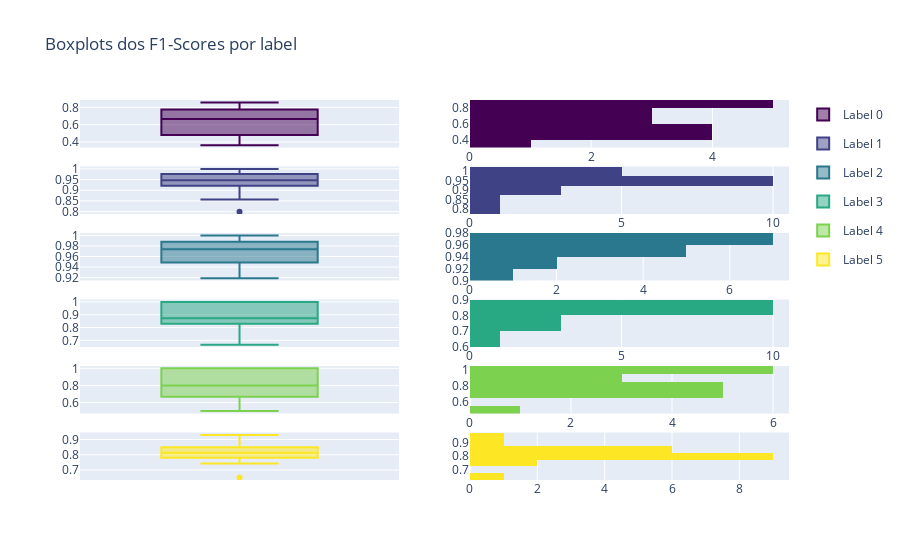

The notebook cell saved with this chart:
### Code cell
plot_f1_scores(tree_res['f1-scores'])

### Figure 1 — Plotly figure (JSON) as saved in the notebook; plotly's stock layout.template omitted (floating-point values rounded to 4 significant figures)
{"data": [{"legendgroup": "0", "marker": {"color": "rgb(68, 1, 84)"}, "name": "Label 0", "type": "box", "xaxis": "x", "y": [0.5333, 0.3636, 0.8421, 0.5714, 0.7, 0.6667, 0.8571, 0.8, 0.5714, 0.4286, 0.7368, 0.5333, 0.4, 0.4, 0.6667, 0.4, 0.75, 0.8, 0.6667, 0.8571], "yaxis": "y"}, {"legendgroup": "0", "marker": {"color": "rgb(68, 1, 84)"}, "name": "Label 0", "showlegend": false, "type": "histogram", "xaxis": "x2", "y": [0.5333, 0.3636, 0.8421, 0.5714, 0.7, 0.6667, 0.8571, 0.8, 0.5714, 0.4286, 0.7368, 0.5333, 0.4, 0.4, 0.6667, 0.4, 0.75, 0.8, 0.6667, 0.8571], "yaxis": "y2"}, {"legendgroup": "1", "marker": {"color": "rgb(64, 66, 134)"}, "name": "Label 1", "type": "box", "xaxis": "x3", "y": [0.9474, 0.9, 0.9524, 0.9474, 0.9474, 0.9524, 1, 1, 1, 0.875, 1, 0.9474, 0.9412, 1, 0.8889, 0.8, 0.8571, 0.9474, 0.9474, 0.9474], "yaxis": "y3"}, {"legendgroup": "1", "marker": {"color": "rgb(64, 66, 134)"}, "name": "Label 1", "showlegend": false, "type": "histogram", "xaxis": "x4", "y": [0.9474, 0.9, 0.9524, 0.9474, 0.9474, 0.9524, 1, 1, 1, 0.875, 1, 0.9474, 0.9412, 1, 0.8889, 0.8, 0.8571, 0.9474, 0.9474, 0.9474], "yaxis": "y4"}, {"legendgroup": "2", "marker": {"color": "rgb(42, 120, 142)"}, "name": "Label 2", "type": "box", "xaxis": "x5", "y": [0.973, 0.9231, 0.973, 0.9474, 0.95, 0.9444, 1, 0.9744, 1, 0.9756, 0.9744, 0.9189, 1, 1, 0.9268, 0.9756, 0.9524, 0.95, 0.9756, 1], "yaxis": "y5"}, {"legendgroup": "2", "marker": {"color": "rgb(42, 120, 142)"}, "name": "Label 2", "showlegend": false, "type": "histogram", "xaxis": "x6", "y": [0.973, 0.9231, 0.973, 0.9474, 0.95, 0.9444, 1, 0.9744, 1, 0.9756, 0.9744, 0.9189, 1, 1, 0.9268, 0.9756, 0.9524, 0.95, 0.9756, 1], "yaxis": "y6"}, {"legendgroup": "3", "marker": {"color": "rgb(40, 168, 131)"}, "name": "Label 3", "type": "box", "xaxis": "x7", "y": [1, 1, 0.8889, 0.8571, 0.75, 0.8571, 0.8889, 0.8571, 0.8889, 1, 0.8889, 1, 0.8571, 1, 0.6667, 0.75, 1, 0.8, 0.8571, 0.75], "yaxis": "y7"}, {"legendgroup": "3", "marker": {"color": "rgb(40, 168, 131)"}, "name": "Label 3", "showlegend": false, "type": "histogram", "xaxis": "x8", "y": [1, 1, 0.8889, 0.8571, 0.75, 0.8571, 0.8889, 0.8571, 0.8889, 1, 0.8889, 1, 0.8571, 1, 0.6667, 0.75, 1, 0.8, 0.8571, 0.75], "yaxis": "y8"}, {"legendgroup": "4", "marker": {"color": "rgb(124, 209, 79)"}, "name": "Label 4", "type": "box", "xaxis": "x9", "y": [0.5, 1, 0.75, 0.6667, 0.6667, 0.8571, 0.8, 1, 1, 0.8, 0.6667, 0.8571, 0.6667, 1, 1, 0.8571, 1, 0.6667, 0.8, 0.8], "yaxis": "y9"}, {"legendgroup": "4", "marker": {"color": "rgb(124, 209, 79)"}, "name": "Label 4", "showlegend": false, "type": "histogram", "xaxis": "x10", "y": [0.5, 1, 0.75, 0.6667, 0.6667, 0.8571, 0.8, 1, 1, 0.8, 0.6667, 0.8571, 0.6667, 1, 1, 0.8571, 1, 0.6667, 0.8, 0.8], "yaxis": "y10"}, {"legendgroup": "5", "marker": {"color": "rgb(253, 231, 37)"}, "name": "Label 5", "type": "box", "xaxis": "x11", "y": [0.8, 0.8636, 0.8235, 0.8182, 0.7429, 0.7778, 0.9048, 0.9302, 0.8293, 0.7619, 0.8421, 0.8095, 0.7805, 0.7805, 0.8, 0.65, 0.8, 0.8293, 0.8718, 0.8571], "yaxis": "y11"}, {"legendgroup": "5", "marker": {"color": "rgb(253, 231, 37)"}, "name": "Label 5", "showlegend": false, "type": "histogram", "xaxis": "x12", "y": [0.8, 0.8636, 0.8235, 0.8182, 0.7429, 0.7778, 0.9048, 0.9302, 0.8293, 0.7619, 0.8421, 0.8095, 0.7805, 0.7805, 0.8, 0.65, 0.8, 0.8293, 0.8718, 0.8571], "yaxis": "y12"}], "layout": {"autosize": true, "title": {"text": "Boxplots dos F1-Scores por label"}, "xaxis": {"anchor": "y", "autorange": true, "domain": [0, 0.45], "range": [-0.5, 0.5], "showticklabels": false, "type": "category"}, "xaxis10": {"anchor": "y10", "autorange": true, "domain": [0.55, 1], "range": [0, 6.316]}, "xaxis11": {"anchor": "y11", "autorange": true, "domain": [0, 0.45], "range": [-0.5, 0.5], "showticklabels": false, "type": "category"}, "xaxis12": {"anchor": "y12", "autorange": true, "domain": [0.55, 1], "range": [0, 9.474]}, "xaxis2": {"anchor": "y2", "autorange": true, "domain": [0.55, 1], "range": [0, 5.263]}, "xaxis3": {"anchor": "y3", "autorange": true, "domain": [0, 0.45], "range": [-0.5, 0.5], "showticklabels": false, "type": "category"}, "xaxis4": {"anchor": "y4", "autorange": true, "domain": [0.55, 1], "range": [0, 10.53]}, "xaxis5": {"anchor": "y5", "autorange": true, "domain": [0, 0.45], "range": [-0.5, 0.5], "showticklabels": false, "type": "category"}, "xaxis6": {"anchor": "y6", "autorange": true, "domain": [0.55, 1], "range": [0, 7.368]}, "xaxis7": {"anchor": "y7", "autorange": true, "domain": [0, 0.45], "range": [-0.5, 0.5], "showticklabels": false, "type": "category"}, "xaxis8": {"anchor": "y8", "autorange": true, "domain": [0.55, 1], "range": [0, 10.53]}, "xaxis9": {"anchor": "y9", "autorange": true, "domain": [0, 0.45], "range": [-0.5, 0.5], "showticklabels": false, "type": "category"}, "yaxis": {"anchor": "x", "autorange": true, "domain": [0.875, 1], "range": [0.3362, 0.8846], "type": "linear"}, "yaxis10": {"anchor": "x10", "autorange": true, "domain": [0.175, 0.3], "range": [0.45, 1.05], "type": "linear"}, "yaxis11": {"anchor": "x11", "autorange": true, "domain": [0, 0.125], "range": [0.6344, 0.9458], "type": "linear"}, "yaxis12": {"anchor": "x12", "autorange": true, "domain": [0, 0.125], "range": [0.625, 0.975], "type": "linear"}, "yaxis2": {"anchor": "x2", "autorange": true, "domain": [0.875, 1], "range": [0.3, 0.9], "type": "linear"}, "yaxis3": {"anchor": "x3", "autorange": true, "domain": [0.7, 0.825], "range": [0.7889, 1.011], "type": "linear"}, "yaxis4": {"anchor": "x4", "autorange": true, "domain": [0.7, 0.825], "range": [0.775, 1.025], "type": "linear"}, "yaxis5": {"anchor": "x5", "autorange": true, "domain": [0.525, 0.65], "range": [0.9144, 1.005], "type": "linear"}, "yaxis6": {"anchor": "x6", "autorange": true, "domain": [0.525, 0.65], "range": [0.9, 0.98], "type": "linear"}, "yaxis7": {"anchor": "x7", "autorange": true, "domain": [0.35, 0.475], "range": [0.6481, 1.019], "type": "linear"}, "yaxis8": {"anchor": "x8", "autorange": true, "domain": [0.35, 0.475], "range": [0.6, 0.9], "type": "linear"}, "yaxis9": {"anchor": "x9", "autorange": true, "domain": [0.175, 0.3], "range": [0.4722, 1.028], "type": "linear"}}}
